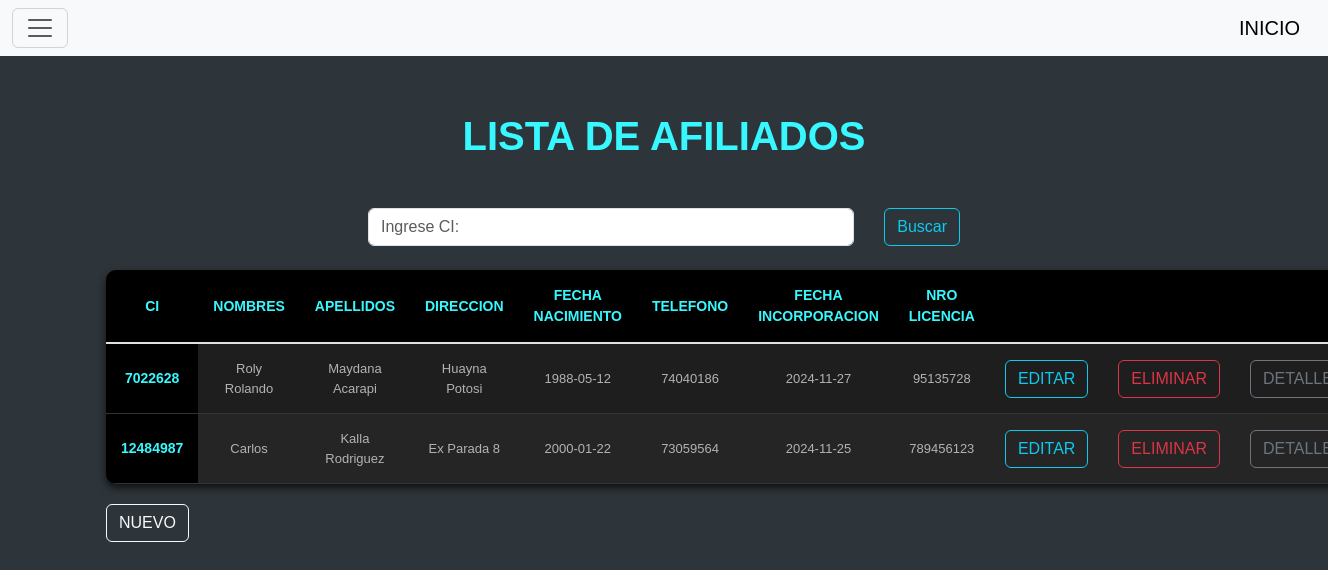
Screenshot of /afiliados with the database file from the repository.
### tables this page shows
CREATE TABLE afiliado(
        ci INTEGER PRIMARY KEY,
        nombres TEXT NOT NULL,
        apellidos TEXT NOT NULL,
        direccion TEXT NOT NULL,
        fecha_nacimiento DATE NOT NULL,
        telefono INTEGER NOT NULL,
        fecha_incorporacion DATE NOT NULL,
        nro_licencia TEXT NOT NULL
        );

### blueprints/afiliados/__init__.py (the view)
@afiliados_bp.route("/afiliados")
def index():
    conn=sqlite3.connect("star_service.db")
    conn.row_factory=sqlite3.Row
    cur=conn.cursor()
    cur.execute("SELECT * FROM afiliado")
    afiliados=cur.fetchall()
    return render_template("index_afiliado.html",afiliados=afiliados)

### blueprints/afiliados/templates/index_afiliado.html (shortened to what this page needs)
{% include 'header.html' %}
<div class="container mt-4">
  <h1 class="fw-bold">LISTA DE AFILIADOS</h1>
<br>
<form action="{{ url_for('afiliados.buscar_afi') }}" method="POST" class="mb-4">
  <br>
  <div class="row g-2 align-items-center">
      <div class="search-container">
          <input type="text" name="termino" id="termino" class="form-control"
                 value="{{ termino | default('') }}" placeholder="Ingrese CI:" required>
          <button type="submit" class="btn btn-outline-info">Buscar</button>
      </div>
  </div>
</form>
<table class="tabla-gris">
    <thead>
      <tr>
        <th scope="col">CI</th>
        <th scope="col">NOMBRES</th>
        <th scope="col">APELLIDOS</th>
        <th scope="col">DIRECCION</th>
        <th scope="col">FECHA NACIMIENTO</th>
        <th scope="col">TELEFONO</th>
        <th scope="col">FECHA INCORPORACION</th>
        <th scope="col">NRO LICENCIA</th>
        <th></th>
        <th></th>
        <th></th>
      </tr>
    </thead>
    <tbody class="table-group-divider">
        {% for item in afiliados %}
      <tr>
        <th scope="row">{{item['ci']}}</th>
        <td>{{item['nombres']}}</td>
        <td>{{item['apellidos']}}</td>
        <td>{{item['direccion']}}</td>
        <td>{{item['fecha_nacimiento']}}</td>
        <td>{{item['telefono']}}</td>
        <td>{{item['fecha_incorporacion']}}</td>
        <td>{{item['nro_licencia']}}</td>
        <td>
          <a href="/edit/{{item.ci}}" class="btn btn-outline-info">EDITAR</a>
        </td>
        <td>
          <a href="/borrar/{{item.ci}}" onclick="return(confirm('Esta seguro?'))" class="btn btn-outline-danger">ELIMINAR</a>
        </td>
        <td>
          <a href="{{url_for('afiliados.detalle_afiliado', ci=item.ci)}}" class="btn btn-outline-secondary">DETALLES</a>
        </td>
      </tr>
        {% endfor %}
    </tbody>
  </table>
  <div >
    <a href="{{url_for('afiliados.afiliado_crear')}}" class="btn btn-outline-light" >NUEVO</a>
  </div>
{% include 'footer.html' %}

### templates/header.html (style rules this page uses)
body { font-family: sans-serif; margin: 40px; background-color: #2e353a; color: #e0e0e0; }
h1 { text-align: center; color: #37f8ff; }
table { width: 80%; margin: 20px auto; border-collapse: collapse; background-color: #1e1e1e; border-radius: 10px; overflow: hidden; box-shadow: 0 4px 8px rgba(0, 0, 0, 0.7); }
th, td { padding: 15px; text-align: center; border-bottom: 1px solid #333; }
th { background-color: #000000; color: #37f8ff; text-transform: uppercase; font-size: 14px; }
tr:nth-child(even) { background-color: #252525; }
tr:nth-child(odd) { background-color: #1e1e1e; }
td { font-size: 13px; color: #b3b3b3; }
.search-container { display: flex; align-items: center; gap: 30px; max-width: 600px; margin: 0 auto; }
.search-container input { flex: 1; }

### rows the page displays
afiliado: ci "7022628", nombres "Roly Rolando", apellidos "Maydana Acarapi", direccion "Huayna Potosi", fecha_nacimiento "1988-05-12", telefono "74040186", fecha_incorporacion "2024-11-27", nro_licencia "95135728"
afiliado: ci "12484987", nombres "Carlos", apellidos "Kalla Rodriguez", direccion "Ex Parada 8", fecha_nacimiento "2000-01-22", telefono "73059564", fecha_incorporacion "2024-11-25", nro_licencia "789456123"
